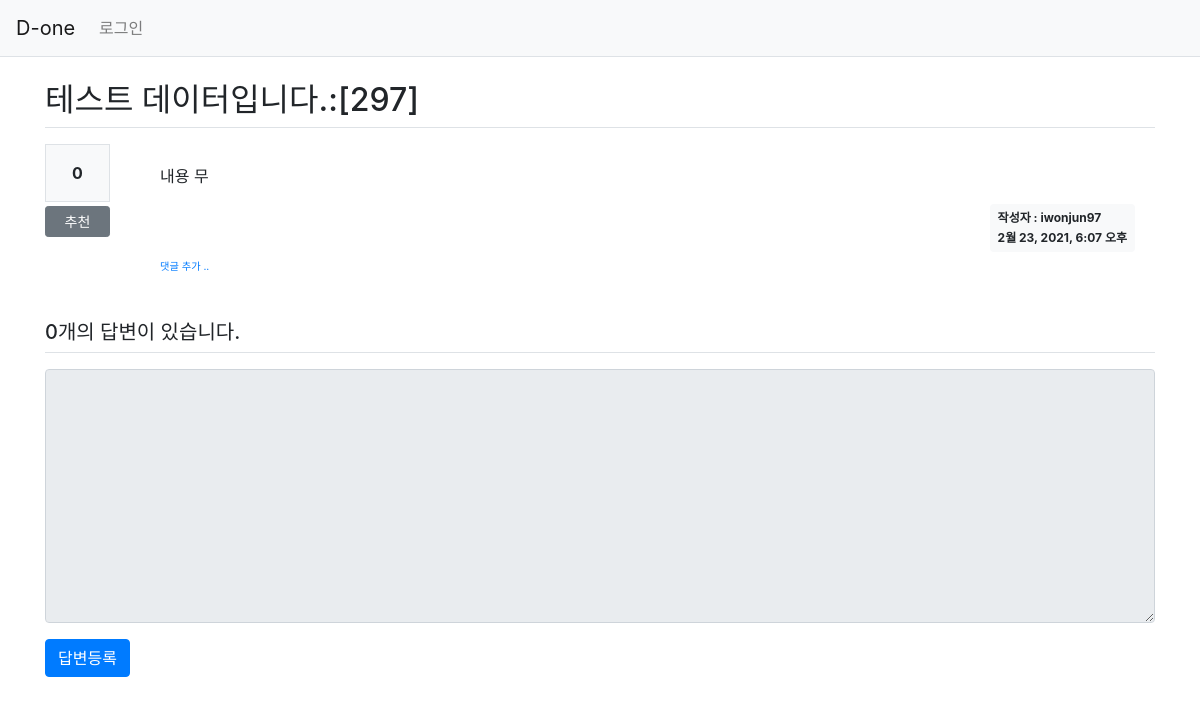
Before: /pybo/304/ with the older database file.
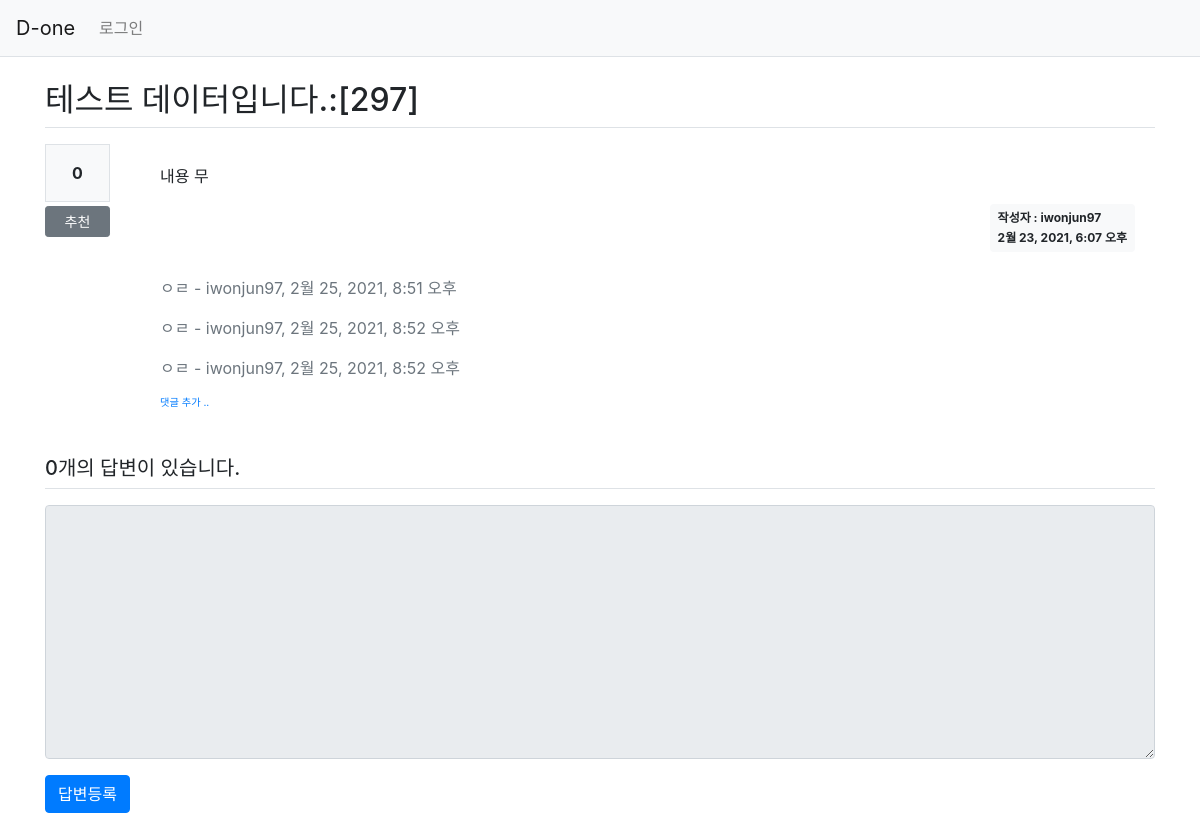
After: the same page with the newer database file.
### pybo/models.py (models this page shows)
class Comment(models.Model):
    author = models.ForeignKey(User, on_delete=models.CASCADE) #댓글 글쓴이
    content = models.TextField()# 댓글 내용
    create_date = models.DateTimeField()#댓글 작성일시
    modify_date = models.DateTimeField(null=True, blank=True)#댓글 수정일시
    question = models.ForeignKey(Question, null=True, blank=True, on_delete=models.CASCADE)#이 댓글이 달린 질문
    answer = models.ForeignKey(Answer, null=True, blank=True, on_delete=models.CASCADE)# 이 댓글이 달린 답변

### pybo/views/base_views.py (the view)
# urls.py: path('<int:question_id>/', base_views.detail, name='detail'),
def detail(request, question_id):
    question = get_object_or_404(Question, pk=question_id)
    context = {'question':question}
    return render(request, 'pybo/question_detail.html', context)

### pybo/templatetags/pybo_filter.py (called while the page is built)
@register.filter()
def mark(value):
    extensions = ["nl2br", "fenced_code"]
    return mark_safe(markdown.markdown(value, extensions=extensions))

### templates/pybo/question_detail.html (shortened to what this page needs)
{% extends 'base.html' %}
{% load pybo_filter %}
{% block content %}
<div class='container my-3'>
    <h2 class='border-bottom py-2'>{{ question.subject}}</h2>
    <div class="row my-3">
        <div class="col-1">
            <div class="bg-light text-center p-3 border font-weight-bolder mb-1">
                {{question.voter.count}}
            </div>
            <a href="#" data-uri="{% url 'pybo:vote_question' question.id %}" class="recommend btn btn-sm btn-secondary btn-block my-1">추천</a>
        </div>
        <div class="col-11">
    <div cloass='card my-3'>
        <div class='card-body'>
            <div class='card-text'>
                {{ question.content|mark }}
            </div>
            <div class='d-flex justify-content-end'>
                <div class='badge badge-light p-2 text-left'>
                    <div class="mb-2">작성자 : {{question.author.username}}</div>
                    <div>{{ question.create_date }}</div>
                </div>
            </div>
            {% if question.comment_set.count > 0 %}
            <div class="mt-3">
                {% for comment in question.comment_set.all %}
                    <div class="comment py-2 text-muted">
                        <span style = "white-space: pre-line;">{{ comment.content }}</span>
                        <span>
                            - {{comment.author}}, {{comment.create_date}}
                        </span>
                    </div>
                {% endfor %}
            </div>
            {% endif %}
            <div>
                <a href="{% url 'pybo:comment_create_question' question.id %}" class="small"><small>댓글 추가 ..</small></a>
            </div>
        </div>
    </div>
        </div>
    </div>
    <h5 class='border-bottom my-3 py-2'>
        {{question.answer_set.count}}개의 답변이 있습니다.
    </h5>
    <form action="{% url 'pybo:answer_create' question.id %}" method="post" class="my-3">
        <div class="form-group">
            <textarea name="content" id="content" {%if not user.is_authenticated %}disabled{% endif %} class="form-control" rows="10"></textarea>
        </div>
        <input type="submit" value="답변등록" class="btn btn-primary">
    </form>
</div>
{% endblock %}

Changed rows visible on the page:
added Comment: content "ㅇㄹ", author "iwonjun97", create_date "2월 25, 2021, 8:51 오후"
added Comment: content "ㅇㄹ", author "iwonjun97", create_date "2월 25, 2021, 8:52 오후"
added Comment: content "ㅇㄹ", author "iwonjun97", create_date "2월 25, 2021, 8:52 오후"
